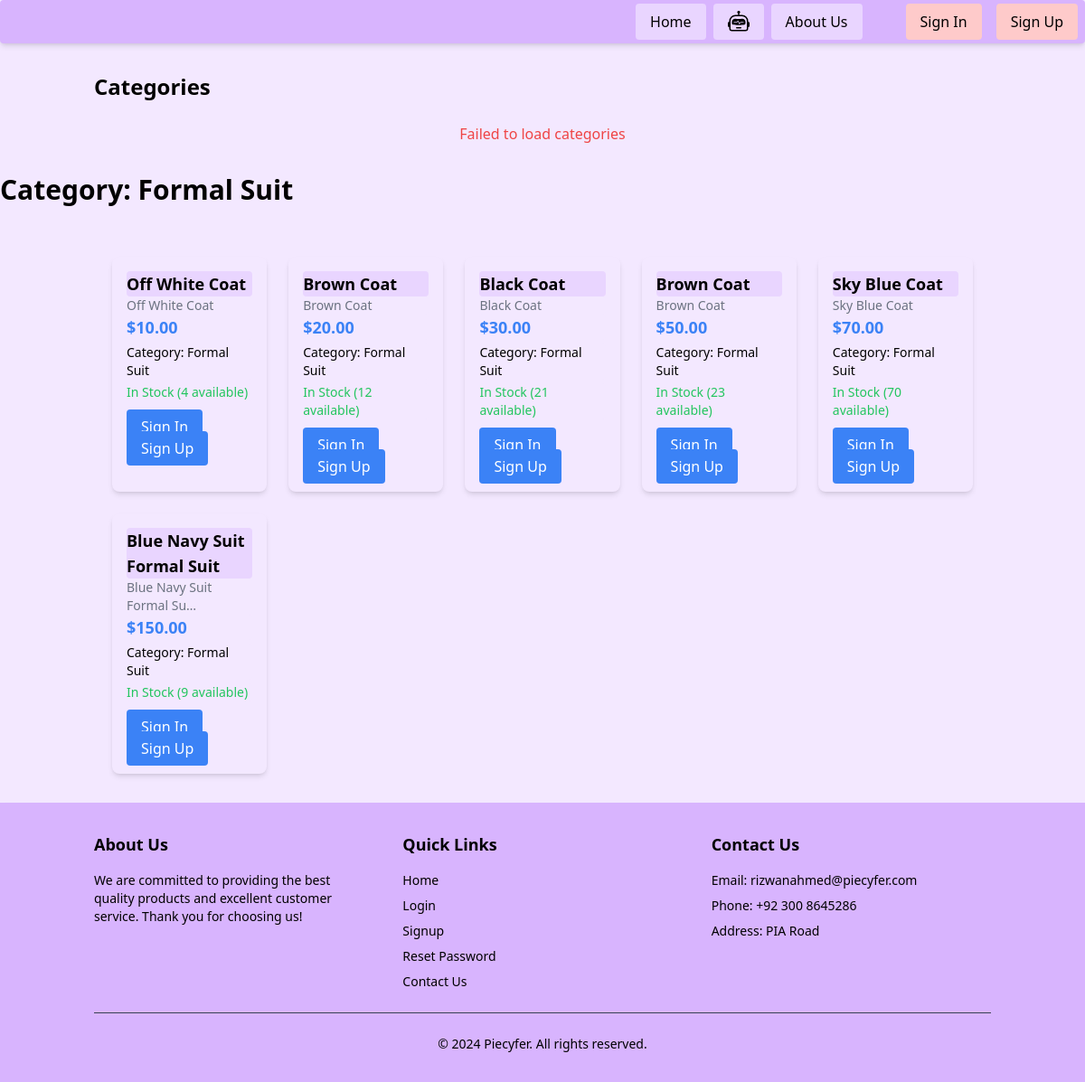
The page /category/5/ on the database as committed earlier.
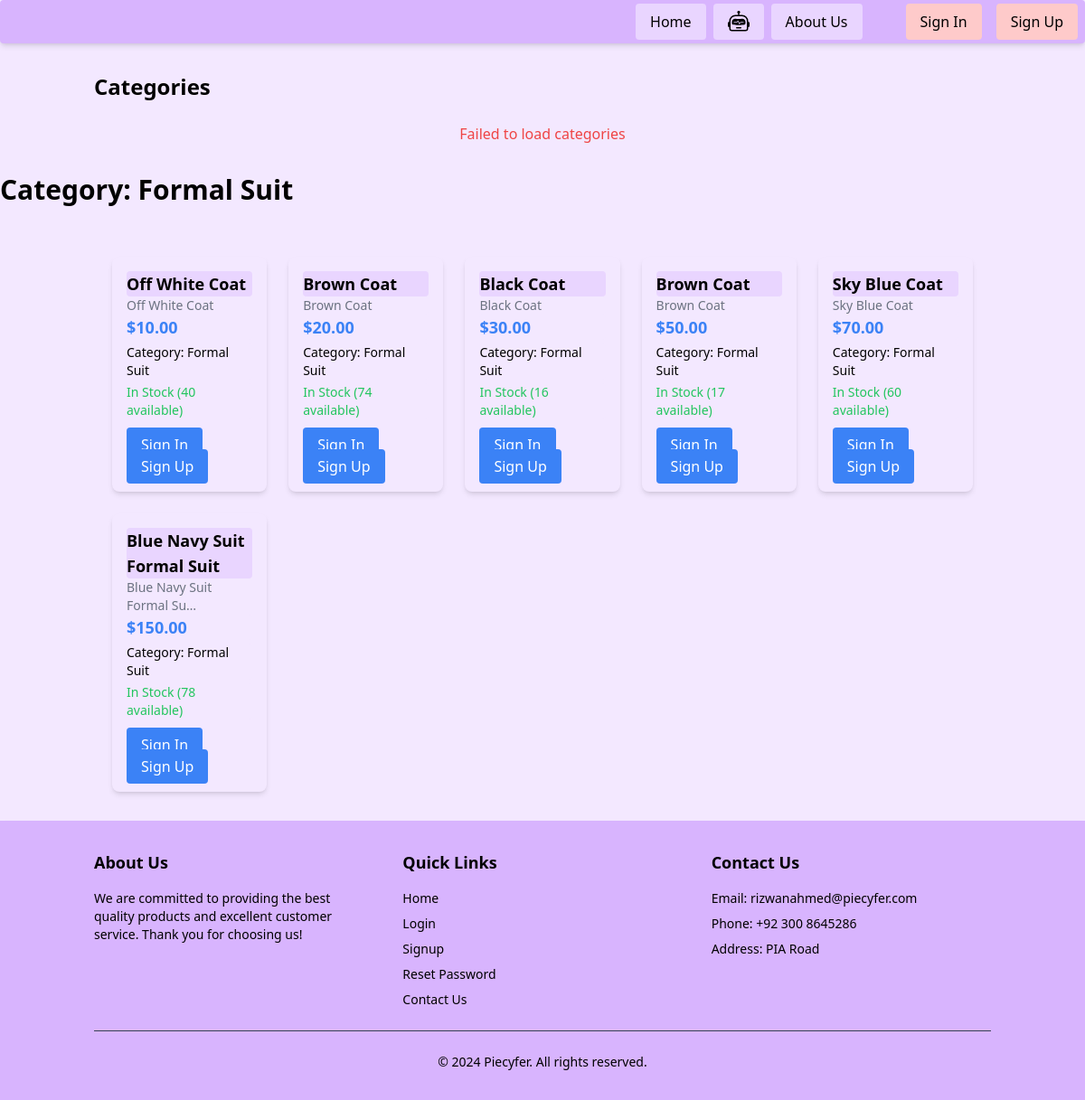
The same page on the database as committed later.
### display/models.py (models this page shows, shortened)
class Product(models.Model):
    name = models.CharField(max_length=255)
    description = models.TextField(blank=True, null=True)
    price = models.DecimalField(max_digits=10, decimal_places=2 , validators=[validate_positive])
    stock = models.PositiveIntegerField(default=0 , validators=[validate_positive])
    image = CloudinaryField('product_image', blank=True, null=True)
    category = models.ForeignKey(Category, on_delete=models.CASCADE, related_name='products', null=True)
    merchant = models.ForeignKey(
        settings.AUTH_USER_MODEL,
        on_delete=models.CASCADE,
        null=True,
        blank=True,
        related_name="merchant_products"
    )
    created_at = models.DateTimeField(auto_now_add=True , null=True)
    updated_at = models.DateTimeField(auto_now=True, null=True)

class Category(models.Model):
    name = models.CharField(max_length=255)
    description = models.TextField(blank=True, null=True)

### display/views.py (the view)
# urls.py: path('category/<int:category_id>/', views.category_products, name='category_products'),
def category_products(request, category_id):
    category = get_object_or_404(Category, id=category_id)
    products = Product.objects.filter(category=category)
    return render(request, 'display/category_products.html', {'category': category, 'products': products})

### display/context_processors.py (called while the page is built)
def categories(request):
    return {
        'categories': Category.objects.all()
    }

### display/templates/display/category_products.html (shortened to what the changed rows need)
{% extends 'base.html' %}
{% load cloudinary %}
{% block content %}
<div class="container mx-auto px-4 py-8">
  <h2 class="text-2xl font-bold mb-6">Categories</h2>
</div>
    <h1 class="text-3xl font-bold mb-6">Category: {{ category.name }}</h1>
<div class="container mx-auto px-4 py-8">
    <div id="productContainer" class="grid grid-cols-3 sm:grid-cols-4 lg:grid-cols-5 gap-6 ml-5 mr-5">
      {% for product in products %}
        <div class="product-card bg-purple-100 shadow-md rounded-lg outline-none overflow-hidden">
          <div class="p-4">
            <a href="{% url 'display:detailedpage' product.id %}" class="block bg-purple-200 rounded text-lg font-semibold text-black-300">
              {{ product.name }}
            </a>
            <p class="text-gray-500 text-sm bg-purple-100 rounded">
              {{ product.description|truncatechars:25 }}
            </p>
            <p class="text-blue-500 font-bold text-lg bg-purple-100 rounded">${{ product.price }}</p>
            <p class="text-sm text-black-100 font-medium mt-1 bg-purple-100 rounded">
              Category:
              {% if product.category %}
                {{ product.category.name }}
              {% else %}
                No Category
              {% endif %}
            </p>
            {% if product.stock > 0 %}
              <p class="text-green-500 text-sm mt-1 bg-purple-100 rounded">
                In Stock ({{ product.stock }} available)
              </p>
              {% if user.is_authenticated %}
              <div class="flex items-center gap-1">
                <input
                  type="number"
                  class="border bg-purple-200 px-2 py-1 rounded w-14 quantity-input"
                  data-product-id="{{ product.id }}"
                  min="1"
                  max="{{ product.stock }}"
                  value="1"
                />
                <button
                  class="add-to-cart bg-purple-200 text-white px-2 py-2 rounded hover:bg-purple-400 "
                  data-product-id="{{ product.id }}"
                >
                <svg
                width="20"
                height="20"
                viewBox="0 0 24 24"
                fill="none"
                xmlns="http://www.w3.org/2000/svg"
            >
                <path
                    d="M3 3H5L6.68 14.39C6.78 15.17 7.48 15.75 8.27 15.75H19.33C20.12 15.75 20.82 15.17 20.92 14.39L22 6H6"
                    stroke="#6B21A8"
                    stroke-width="2"
                    stroke-linecap="round"
                    stroke-linejoin="round"
                />
                <circle cx="9" cy="20" r="1" fill="#6B21A8"/>
                <circle cx="17" cy="20" r="1" fill="#6B21A8"/>
                <path
                    d="M12 8V12M10 10H14"
                    stroke="#6B21A8"
                    stroke-width="2"
                    stroke-linecap="round"
                />
            </svg>
          </button>
                <button
                  class="watchlist-toggle"
                  data-product-id="{{ product.id }}"
                >
                  <svg
                    xmlns="http://www.w3.org/2000/svg"
                    class="h-8 w-8 transition-colors duration-300 {% if product.in_watchlist %}text-red-500{% else %}text-gray-500{% endif %}"
                    fill="none"
                    viewBox="0 0 24 24"
                    stroke="currentColor"
                    stroke-width="3"
                  >
                    <path
                      stroke-linecap="round"
                      stroke-linejoin="round"
                      d="M4.318 6.318a4.5 4.5 0 000 6.364L12 20.364l7.682-7.682a4.5 4.5 0 00-6.364-6.364L12 7.636l-1.318-1.318a4.5 4.5 0 00-6.364 0z"
                    />
                  </svg>
                </button>
              </div>
              {% else %}
              <div class="mt-4">
              <a
                href="{% url 'userauth:login' %}"
                class="bg-blue-500 text-white px-4 py-2 mr-4 rounded hover:bg-blue-600"
              >
                Sign In
              </a>
              <a
                href="{% url 'userauth:signup' %}"
                class="bg-blue-500 text-white px-4 py-2 rounded hover:bg-blue-600"
              >
                Sign Up
              </a>
            </div>
              {% endif %}
            {% endif %}
          </div>
        </div>
      {% endfor %}
    </div>
  </div>
{% endblock %}

Rows that differ between the two databases and show on the page:
changed Product "Off White Coat": stock "4" → "40"
changed Product (number 2 of 6 on the later page): stock "12" → "74"
changed Product "Black Coat": stock "21" → "16"
changed Product (number 4 of 6 on the later page): stock "23" → "17"
changed Product "Sky Blue Coat": stock "70" → "60"
changed Product "Blue Navy Suit Formal Suit": stock "9" → "78"
